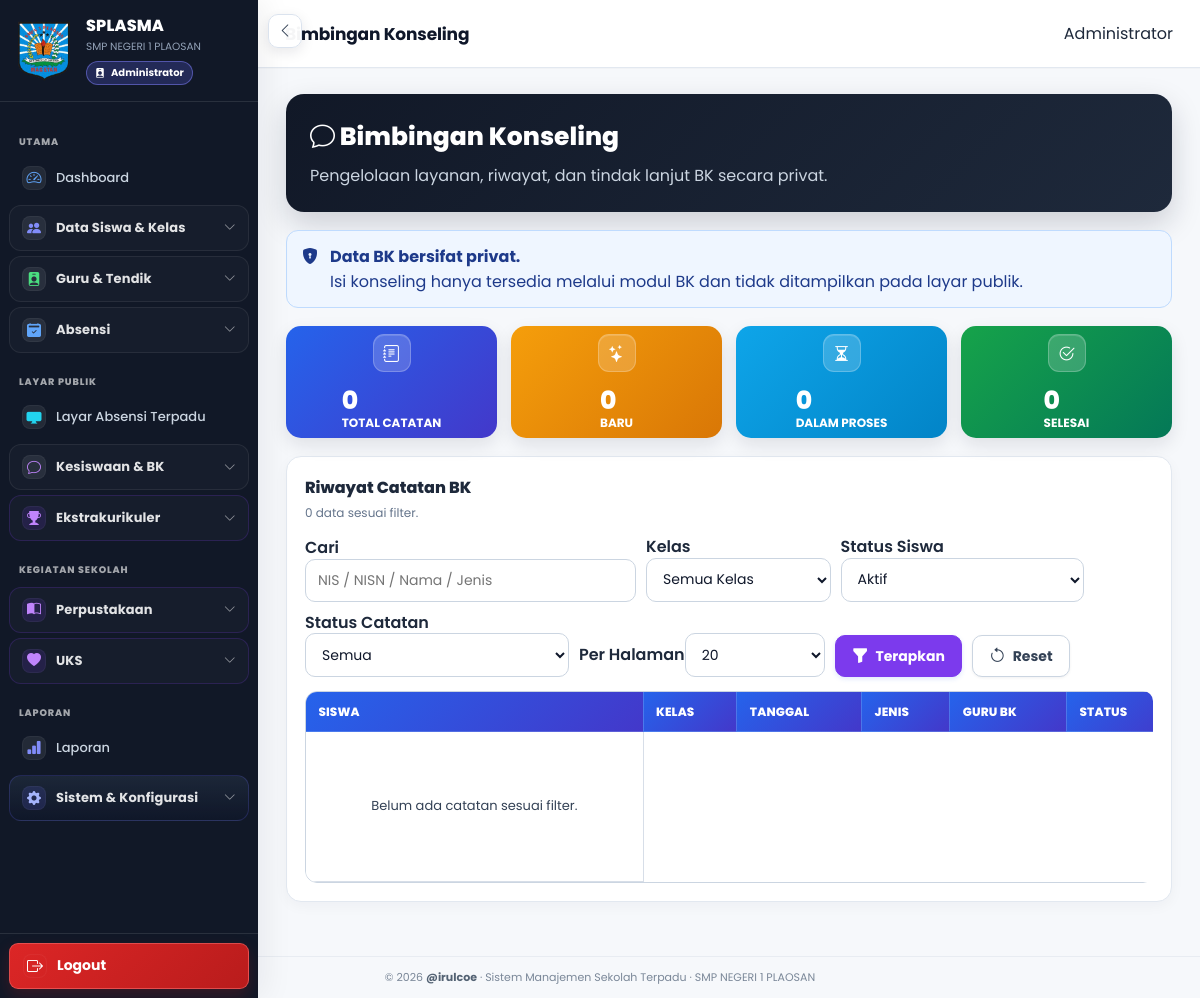
Page /bk/index.php (signed in) on the committed database.
### tables this page shows
CREATE TABLE `profil_sekolah` (
  `id` bigint(20) UNSIGNED NOT NULL,
  `nama_sekolah` varchar(200) NOT NULL,
  `npsn` varchar(30) DEFAULT NULL,
  `nss` varchar(30) DEFAULT NULL,
  `jenjang` varchar(50) DEFAULT NULL,
  `status_sekolah` varchar(50) DEFAULT NULL,
  `alamat` text DEFAULT NULL,
  `desa` varchar(100) DEFAULT NULL,
  `kecamatan` varchar(100) DEFAULT NULL,
  `kabupaten` varchar(100) DEFAULT NULL,
  `provinsi` varchar(100) DEFAULT NULL,
  `kode_pos` varchar(10) DEFAULT NULL,
  `telepon` varchar(50) DEFAULT NULL,
  `email` varchar(150) DEFAULT NULL,
  `website` varchar(200) DEFAULT NULL,
  `logo` varchar(255) DEFAULT NULL,
  `foto` varchar(255) DEFAULT NULL,
  `nama_kepala` varchar(200) DEFAULT NULL,
  `nip_kepala` varchar(50) DEFAULT NULL,
  `created_at` timestamp NULL DEFAULT current_timestamp(),
  `updated_at` timestamp NULL DEFAULT current_timestamp() ON UPDATE current_timestamp()
);

### bk/index.php (the view, shortened to what the rows shown need)
<?php
require_once __DIR__ . '/../includes/auth.php';
require_once __DIR__ . '/_helper.php';
$statusSiswa = (string)($_GET['status_siswa'] ?? 'aktif');
$where = ['1=1'];
$params = [];
if ($statusSiswa !== 'semua' && in_array($statusSiswa, ['aktif','lulus','nonaktif'], true)) {
    $where[] = 's.status=?';
    $params[] = $statusSiswa;
}
$countStmt = $pdo->prepare("
    SELECT COUNT(*)
    FROM catatan_bk cb
    JOIN siswa s ON s.id=cb.siswa_id
    WHERE ".implode(' AND ', $where)
);
$countStmt->execute($params);
$totalRows = (int)$countStmt->fetchColumn();
require_once __DIR__ . '/../layouts/header.php';
require_once __DIR__ . '/../layouts/sidebar.php';
?>
<main class="main">
<section class="content">
<div class="bk-v2">
    <div class="bk-hero">
        <h1><i class="bi bi-chat-heart-fill"></i> Bimbingan Konseling</h1>
    </div>
<?php if (user_role() === 'kepala_sekolah'): ?>
    <div class="bk-table-card">
        <div class="bk-privacy" style="margin:0">
            <i class="bi bi-shield-lock-fill"></i>
            <div><strong>Mode monitoring.</strong><br>Kepala Sekolah dapat melihat statistik BK. Detail siswa, jenis layanan, dan isi catatan konseling dibatasi untuk petugas yang berwenang.</div>
        </div>
    </div>
<?php else: ?>
    <div class="bk-table-card">
        <div style="display:flex;justify-content:space-between;gap:10px;align-items:center;flex-wrap:wrap;margin-bottom:14px">
            <div><h2>Riwayat Catatan BK</h2><p><?=number_format($totalRows)?> data sesuai filter.</p></div>
        </div>
        <div class="table-responsive" style="margin-top:14px">
            <table class="data-table">
                <thead><tr><th>Siswa</th><th>Kelas</th><th>Tanggal</th><th>Jenis</th><th>Guru BK</th><th>Status</th><th>Aksi</th></tr></thead>
            </table>
        </div>
    </div>
<?php endif; ?>
</div>
</section>
</main>
<?php require_once __DIR__ . '/../layouts/footer.php'; ?>

### layouts/sidebar.php (shortened to what the rows shown need)
<?php $sidebar_role_class = 'sidebar-role-' . preg_replace('/[^a-z0-9_-]/i', '', (string)user_role()); ?>
<aside id="globalSidebar" class="sidebar <?= e($sidebar_role_class) ?>" aria-label="Navigasi utama">
    <div class="sidebar-brand">
        <?php if (!empty($school_profile['logo'])): ?>
            <img src="<?= e(school_logo_url($pdo)) ?>" alt="Logo Sekolah" class="sidebar-logo">
        <?php endif; ?>
        <div class="sidebar-brand-info">
            <div class="sidebar-brand-title">SPLASMA</div>
            <small><?= e($school_profile['nama_sekolah']) ?></small>
            <div class="sidebar-role-badge">
                <i class="bi bi-person-badge-fill" aria-hidden="true"></i>
                <span><?= e(sidebar_role_label()) ?></span>
            </div>
        </div>
    </div>
</aside>

### rows in the picture
profil_sekolah: logo (picture), nama_sekolah "SMP NEGERI 1 PLAOSAN"

### other values in the picture
sidebar_role_label() "Administrator"
$label "Dashboard Layar Absensi Terpadu Laporan"
$label "Data Siswa & Kelas Guru & Tendik Absensi Kesiswaan & BK Ekstrakurikuler Perpustakaan UKS Sistem & Konfigurasi"
user_name() "Administrator"
$stats['total'] "0"
$stats['baru'] "0"
$stats['proses'] "0"
$stats['selesai'] "0"
$totalRows "0"
APP_NAME "Sistem Manajemen Sekolah Terpadu"
NAMA_SEKOLAH "SMP NEGERI 1 PLAOSAN"
form field per_page "20"
